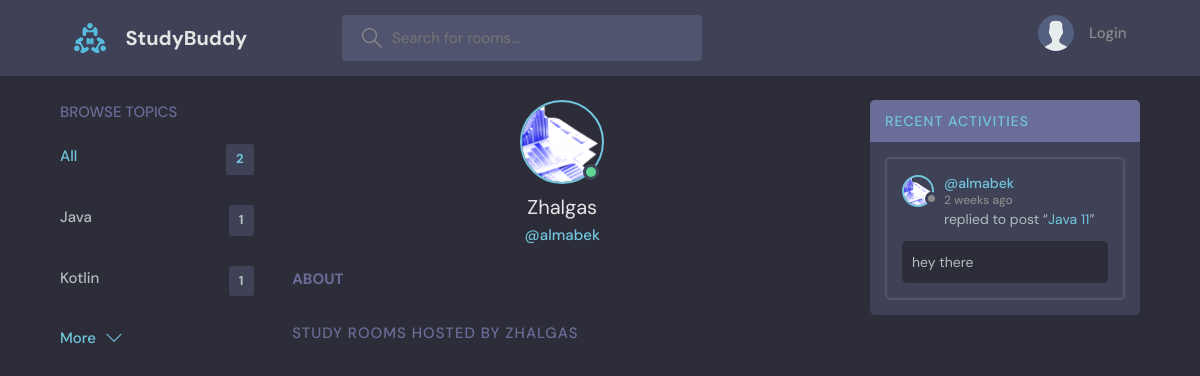
/profile/2/, run on an earlier commit of the app's database.
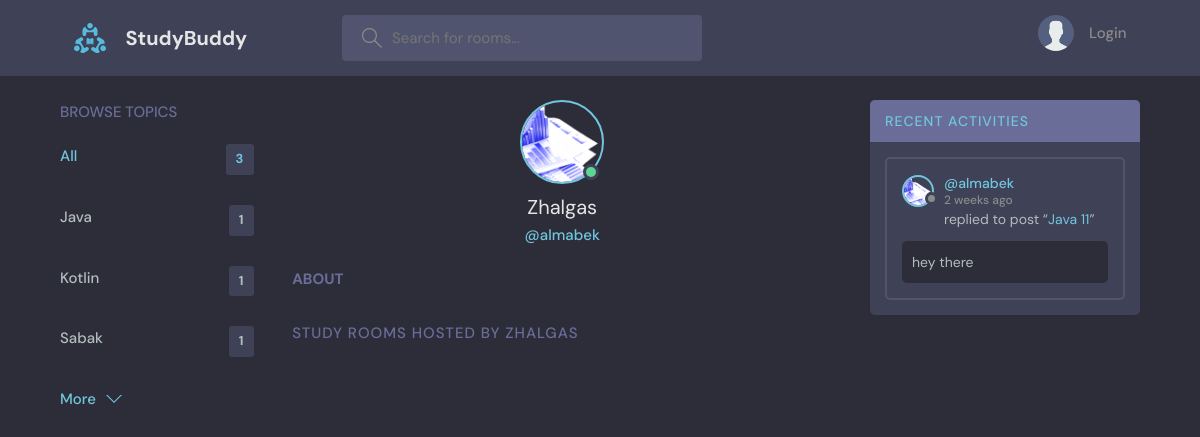
And on a later commit of the database.
### baseapp/models.py (models this page shows, shortened)
class Topic(models.Model):
    name = models.CharField(max_length = 200)
    approved = models.BooleanField(default = False)

class Message(models.Model):
    user = models.ForeignKey(User, on_delete = models.CASCADE)
    room = models.ForeignKey(Room, on_delete = models.CASCADE)
    body = models.TextField()
    updated = models.DateTimeField(auto_now = True)
    created = models.DateTimeField(auto_now_add = True)
    class Meta:
        ordering = ['-updated', '-created']

class User(AbstractUser):
    name = models.CharField(null = True, max_length = 255)
    email = models.EmailField(null = True, unique = True)
    bio = models.TextField(null = True)
    avatar = models.ImageField(null = True, default = "avatar.svg")
    USERNAME_FIELD = 'email'
    REQUIRED_FIELDS = []

class Room(models.Model):
    host = models.ForeignKey(User, on_delete = SET_NULL, null = True)
    topic = models.ForeignKey(Topic, on_delete = models.SET_NULL, null = True)
    name = models.CharField(max_length = 200)
    description = models.TextField(null = True, blank = True)
    participants = models.ManyToManyField(User, related_name = 'participants', blank = True)
    updated = models.DateTimeField(auto_now = True)
    created = models.DateTimeField(auto_now_add = True)
    approved = models.BooleanField(default = False)
    class Meta:
        ordering = ['-updated', '-created']
    def __str__(self):
        return self.name

### baseapp/views.py (the view)
# urls.py: path('profile/<str:pk>/', views.userProfile, name = 'user-profile'),
def userProfile(request, pk):
    user = User.objects.get(id = pk)
    rooms = user.room_set.all()
    room_messages = user.message_set.all()
    topics = Topic.objects.all()
    context = {'user': user, 'rooms': rooms, 'room_messages': room_messages, 'topics': topics}
    return render(request, 'baseapp/profile.html', context)

### baseapp/templates/baseapp/profile.html (shortened to what this page needs)
{% extends 'main.html' %}
{% block content %}
  <main class="profile-page layout layout--3">
    <div class="container">
        {% include 'baseapp/topics_component.html' %}
      <div class="roomList">
        <div class="profile">
          <div class="profile__avatar">
            <div class="avatar avatar--large active">
              <img src="{{ user.avatar.url }}" />
            </div>
          </div>
          <div class="profile__info">
            <h3>{{ user.name }}</h3>
            <p>@{{ user.username }}</p>
          </div>
          <div class="profile__about">
            <h3>About</h3>
          </div>
        </div>
        <div class="roomList__header">
          <div>
            <h2>Study Rooms Hosted by {{ user.name }}
            </h2>
          </div>
        </div>
      </div>
      {% include 'baseapp/activity_component.html' %}
    </div>
  </main>
{% endblock content %}

### baseapp/templates/baseapp/topics_component.html
<div class="topics">
  <div class="topics__header">
    <h2>Browse Topics</h2>
  </div>
  <ul class="topics__list">
    <li>
      <a href="{% url 'home' %}" class="active">All <span>{{ topics.count }}</span></a>
    </li>
      {% for topic in topics %}
    <li>
      <a href="{% url 'home' %}?q={{ topic.name }}">{{ topic.name }} <span>{{ topic.room_set.all.count }}</span></a>
    </li>
{% endfor %}
  </ul>
  <a class="btn btn--link" href="{% url 'topics' %}">
    More
    <svg version="1.1" xmlns="http://www.w3.org/2000/svg" width="32" height="32" viewBox="0 0 32 32">
      <title>chevron-down</title>
      <path d="M16 21l-13-13h-3l16 16 16-16h-3l-13 13z"></path>
    </svg>
  </a>
</div>

### baseapp/templates/baseapp/activity_component.html (shortened to what this page needs)
<div class="activities">
  <div class="activities__header">
    <h2><a href="{% url 'activity' %}">Recent Activities</a></h2>
  </div>
    {% for message in room_messages %}
  <div class="activities__box">
    <div class="activities__boxHeader roomListRoom__header">
      <a href="{% url 'user-profile' message.user.id %}" class="roomListRoom__author">
        <div class="avatar avatar--small">
          <img src="{{ message.user.avatar.url }}" />
        </div>
        <p>
          @{{ message.user.username }}
          <span>{{ message.created|timesince }} ago</span>
        </p>
      </a>
    </div>
    <div class="activities__boxContent">
      <p>replied to post “<a href="{% url 'room' message.room.id %}">{{ message.room }}</a>”</p>
      <div class="activities__boxRoomContent">
        {{ message.body }}
      </div>
    </div>
  </div>
    {% endfor %}
</div>

What changed in the data, as far as the page shows it:
added Topic: name "Sabak", room_set.all.count "1"
Also different on the page:
{{ topics.count }}: "2" → "3"
